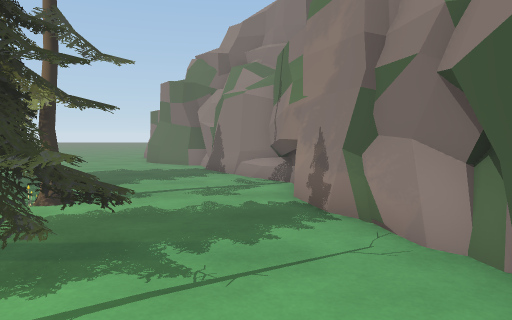
[1] (above)

16 first-person views from a walk through a Unity game level. The camera is 1.3 m above the floor, tilts 4° down and sees 70° across. The floor is counted in squares, 1 m on a side. Each view is taken from the middle of a square. On the plan, view 1 faces up. The plan holds only what a view shows up to about 15 squares ahead; the rest is blank. The place goes on beyond the plan. The player character is not drawn. Some surface patterns are stand-ins.

[2]
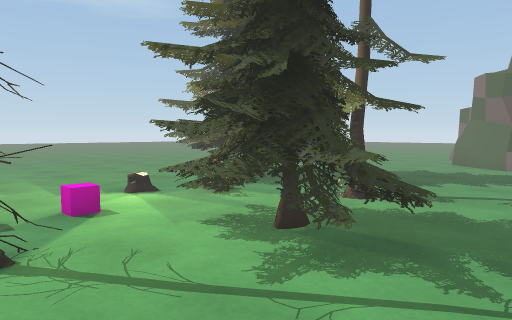

[3]
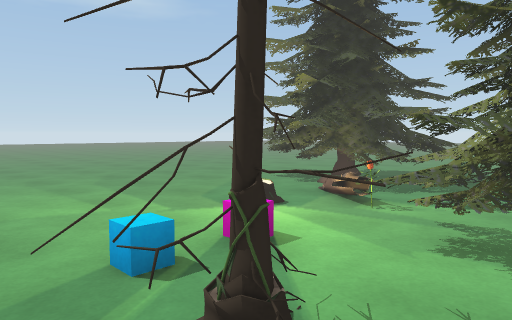

[4]
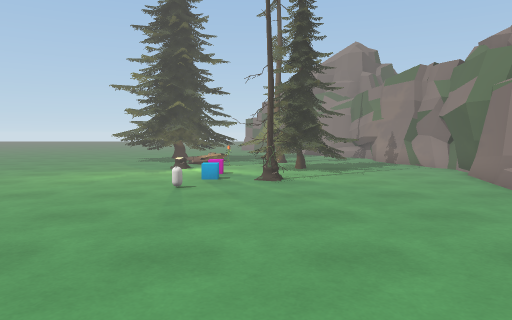

[5]
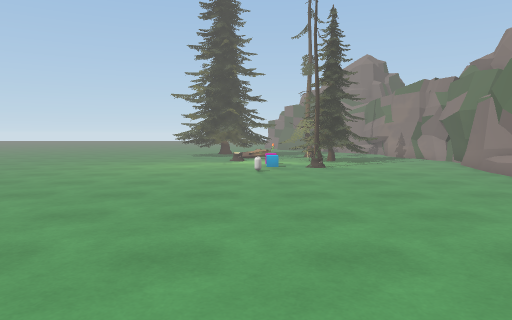

[6]
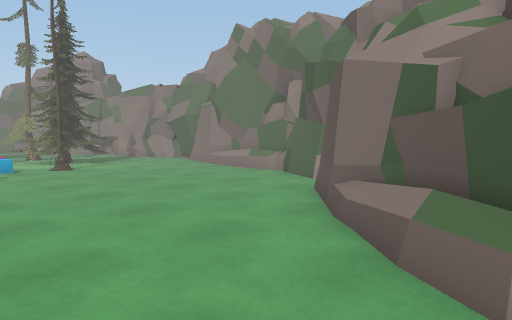

[7]
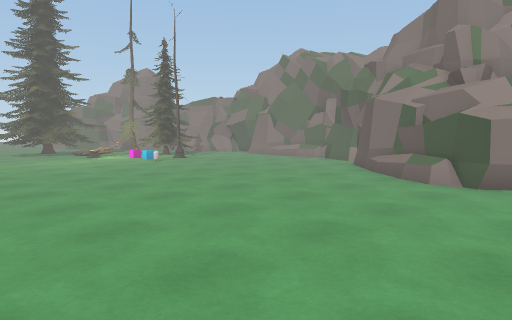

[8]
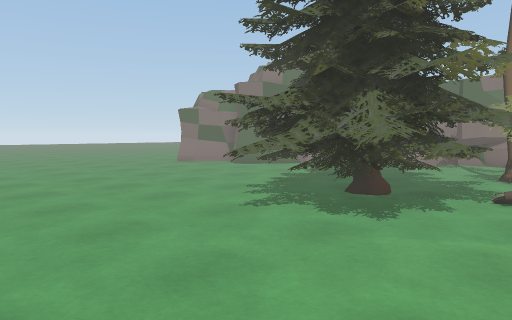

[9]
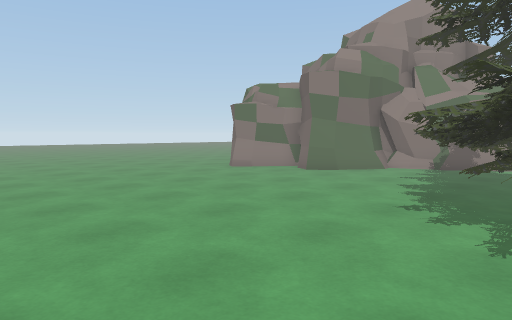

[10]
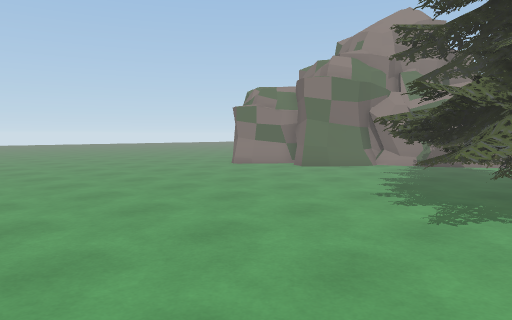

[11]
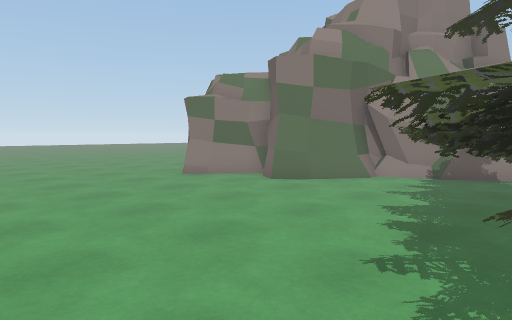

[12]
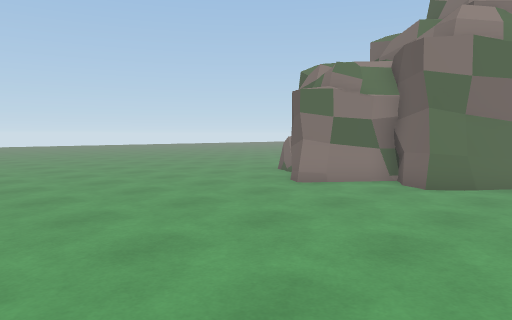

[13]
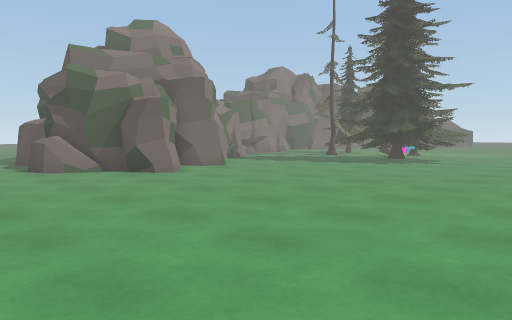

[14]
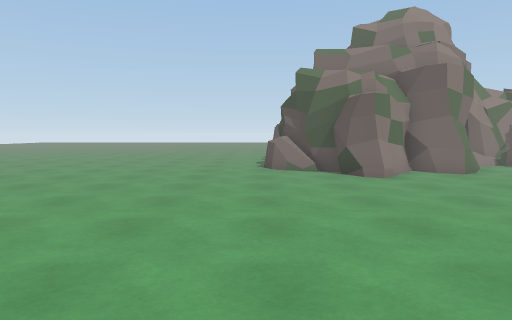

[15]
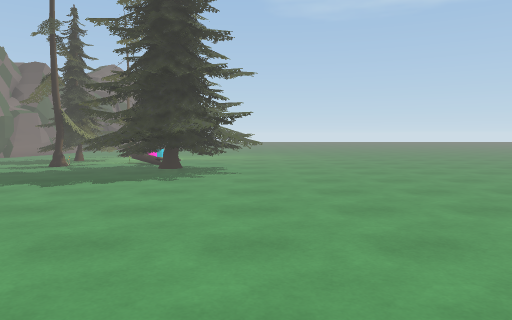

[16]
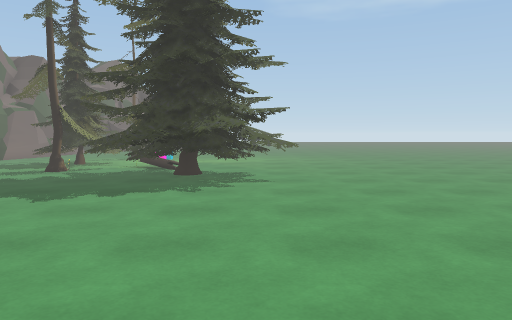

### Floor plan
Key: @ floor where view 1 was taken; # wall or solid block; . floor; = window, fence, low wall or low ledge; T tree; F flower; O other object.
Columns run from 17 left of view 1 to 3 right of it. Each row starts with its distance up from view 1.
 27 .   ............
 26   ..............
 25  ...............
 24 .................
 23  .............##.
 22  ............##
 21  ..........###
 20  ..........###
 19  ...........##
 18   ...........#
 17  ...........###
 16  ............###
 15 ...............#
 14 ...............##
 13 ................#
 12 ........TT......##
 11 ......TTTTT......##
 10 .....TTTTTTT......#
  9 .....TTTTTTT......#
  8 .....TTTTTTTT.....#
  7 .....TTTTTTTTO....#
  6 ........TT TTTT...##
  5 ........ T.F.TTT...#
  4 .........O..OTTT...##
  3 ............TTTTT..#
  2 .............TT....#
  1 ............TT.....#
  0 ............O....@.#
 -1  .........O.......##
 -2   ................##
 -3   ................ #
 -4    ...............O#
 -5    ...............##
 -6    ...............#
 -7    ..............##
 -8    ..............#
 -9   .............#
-10   ............##
-11   ...........##
-12   ..........=#
-13   .........###
-14   .........###
-15   .........#
-16    .......
-17  .

Positions as (right, up) in squares from view 1, and headings:
1: (0, 0), facing up
2: (0, 0), facing up-left
3: (-3, -1), facing up-left
4: (-5, -10), facing up
5: (-7, -14), facing up
6: (-9, -14), facing up-right
7: (-16, -17), facing up-right
8: (-16, 5), facing up-right
9: (-16, 9), facing up-right
10: (-17, 8), facing up-right
11: (-13, 10), facing up-right
12: (-14, 14), facing up-right
13: (-17, 27), facing down-right
14: (-17, 24), facing right
15: (-12, 22), facing down
16: (-11, 20), facing down
